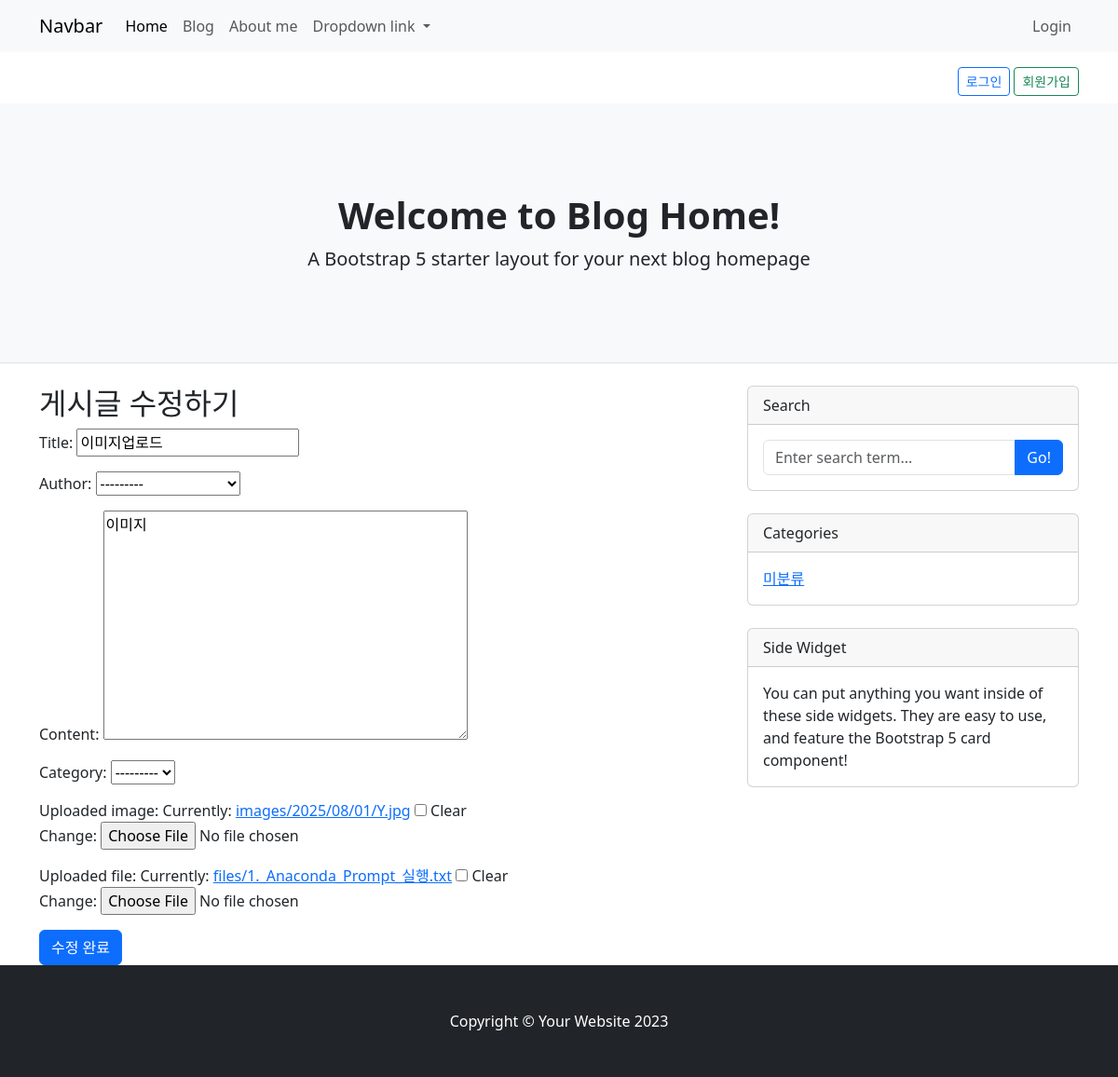
/blog/4/update/, run on an earlier commit of the app's database.
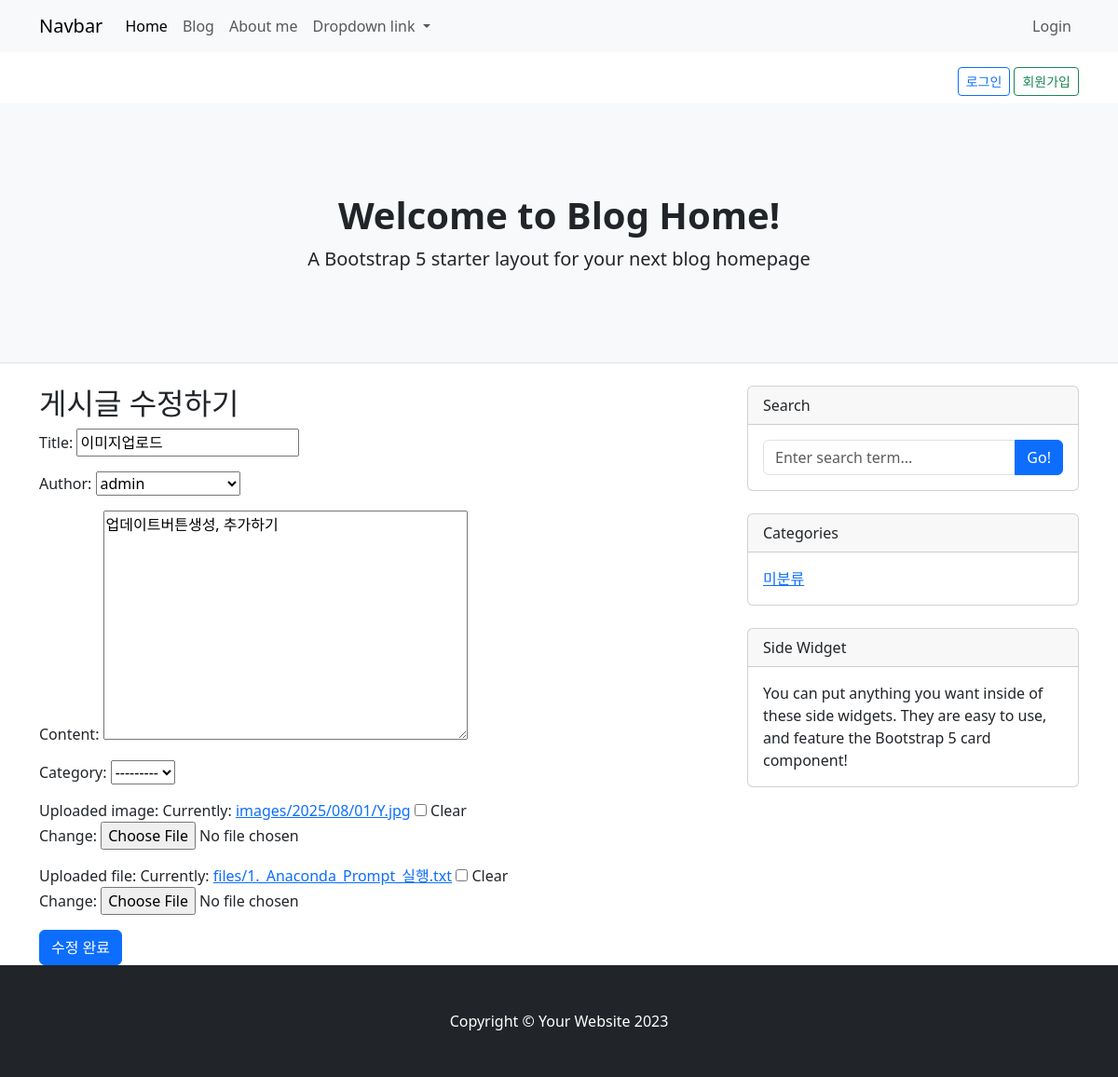
And on a later commit of the database.
### blog/models.py (models this page shows, shortened)
class Post(models.Model) :
	title = models.CharField(max_length=30)    # title 필드는 CharField (문자열필드정의 클래스), 문자필드, 최대 길이(필수설정) 30으로 설정
	content = models.TextField()			   # content 필드는 TextField (텍스트저장 문자열필드클래스), 문자열의 길이 제한 없도록(본문내용이니까)
	uploaded_image = models.ImageField(upload_to="images/", null=True, blank=True)
	uploaded_file = models.FileField(upload_to="files/", null=True, blank=True)
	created_at = models.DateTimeField(auto_now_add=True, null=True)	   # created_at 필드는 DateTimeField(날짜+시간저장 필드클래스),2025-07-30 14:32:00 등의형식으로저장됨
	updated_at = models.DateTimeField(auto_now=True, null=True)  # 해당줄추가
	author = models.ForeignKey(User, on_delete=models.CASCADE, null=True)
	category = models.ForeignKey(Category, on_delete=models.SET_NULL, null=True, blank=True)  # 카테고리 연결 추가

### blog/views.py (the view)
# urls.py: path('<int:pk>/update/', views.update , name='blogupdate'),
def update(request, pk):
    post = Post.objects.get(pk=pk)
    if request.method == 'POST':
        postform = PostForm(request.POST, request.FILES, instance=post)
        if postform.is_valid():
            postform.save()
            return redirect('/blog/')
    else:
        postform = PostForm(instance=post)
    return render(request,
                  template_name='blog/postupdateform.html',
                  context={'postform': postform}
                  )

### blog/forms.py
class PostForm(forms.ModelForm):
    class Meta:
        model = Post
        fields = ['title',
                  'author',  #아직이둘은미지정
                  'content',
                  'category',
                  'uploaded_image',
                  'uploaded_file' ]

### blog/templates/blog/postupdateform.html (shortened to what this page needs)
{% extends 'blog/base.html' %}
{% block main-area %}
<h2>게시글 수정하기</h2>
<form method="post" enctype="multipart/form-data">
    {{ postform.as_p }}
    <button type="submit" class="btn btn-primary">수정 완료</button>
</form>
{% endblock %}

What changed in the data, as far as the page shows it:
changed Post "이미지업로드": author "---------" → "admin"; content "이미지" → "업데이트버튼생성, 추가하기"
